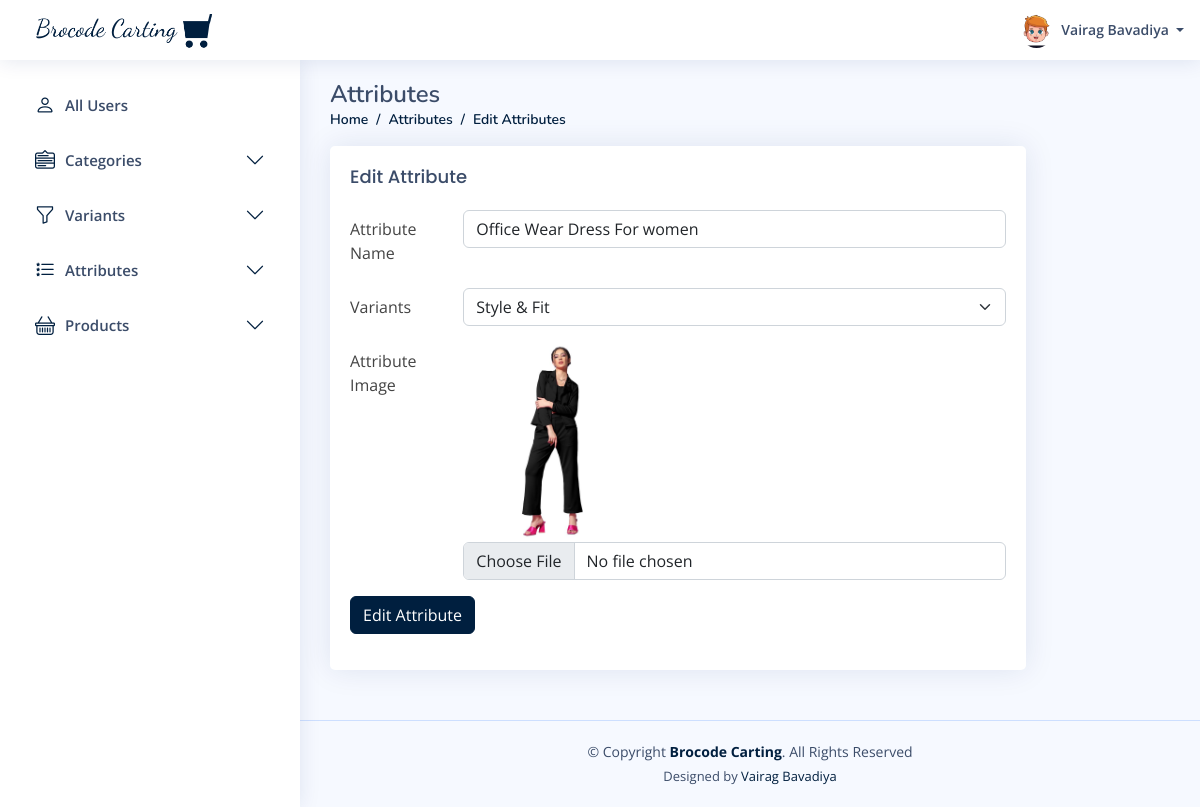
Screenshot of /admin/attributes/edit.php?id=31 (signed in) with the database file from the repository.
### tables this page shows
CREATE TABLE `users` (
  `id` int(20) NOT NULL,
  `u_name` varchar(50) NOT NULL,
  `email` varchar(50) NOT NULL,
  `phone_no` varchar(10) NOT NULL,
  `client_id` varchar(100) DEFAULT NULL,
  `password` varchar(10) NOT NULL,
  `u_type_id` int(20) NOT NULL,
  `u_profile` varchar(200) NOT NULL,
  `created_at` datetime NOT NULL,
  `updated_at` datetime NOT NULL,
  `created_by` int(20) DEFAULT NULL,
  `updated_by` int(20) DEFAULT NULL,
  `is_active` tinyint(1) NOT NULL,
  `is_delete` tinyint(1) DEFAULT NULL
);

CREATE TABLE `attribute` (
  `id` int(20) NOT NULL,
  `variants_id` int(20) NOT NULL,
  `attribute_name` varchar(50) NOT NULL,
  `attribute_image` longtext DEFAULT NULL,
  `created_by` int(20) DEFAULT NULL,
  `updated_by` int(20) DEFAULT NULL,
  `created_at` datetime DEFAULT NULL,
  `updated_at` datetime DEFAULT NULL,
  `is_active` tinyint(1) NOT NULL,
  `is_delete` tinyint(1) DEFAULT NULL
);

CREATE TABLE `variants` (
  `id` int(20) NOT NULL,
  `var_name` varchar(50) NOT NULL,
  `created_at` datetime DEFAULT NULL,
  `updated_at` datetime DEFAULT NULL,
  `created_by` int(20) DEFAULT NULL,
  `updated_by` int(20) DEFAULT NULL,
  `is_active` tinyint(1) NOT NULL,
  `is_delete` tinyint(1) DEFAULT NULL
);

### admin/attributes/edit.php (the view, shortened to what this page needs)
<?php require("../config.php");
include("../header.php");
$id = $_GET['id'];
$sql = "SELECT * FROM attribute where id = " . $id;
$result = $conn->query($sql);
$row = mysqli_fetch_assoc($result);
?>
<main id="main" class="main">
    <div class="pagetitle">
        <h1>Attributes</h1>
        <nav>
            <ol class="breadcrumb">
                <li class="breadcrumb-item"><a href="/e-commerce/admin/dashboard.php">Home</a></li>
                <li class="breadcrumb-item"><a href="/e-commerce/admin/attributes/all.php">Attributes</a></li>
                <li class="breadcrumb-item">Edit Attributes</li>
            </ol>
        </nav>
    </div>
    <section class="section">
        <div class="row">
            <div class="col-lg-10">
                <div class="card">
                    <div class="card-body">
                        <h5 class="card-title">Edit Attribute</h5>
                        <form method="post" enctype="multipart/form-data">
                            <div class="row mb-3">
                                <label for="inputText" class="col-sm-2 col-form-label">Attribute Name</label>
                                <div class="col-sm-10">
                                    <input type="text" name="attribute_name" value="<?php echo $row['attribute_name']; ?>" class="form-control" required />
                                </div>
                            </div>
                            <div class="row mb-3">
                                <label for="inputText" class="col-sm-2 col-form-label">Variants</label>
                                <div class="col-sm-10">
                                    <select class="form-select" name="variants" id="variants">
                                        <?php
                                        $query = "SELECT *  from variants";
                                        if ($var_result = $conn->query($query)) {
                                            while ($var_row = $var_result->fetch_assoc()) {
                                        ?>
                                                <option value="<?php echo $var_row['id']; ?>" <?php if ($var_row['id'] == $row['variants_id']) echo "selected"; ?>><?php echo $var_row['var_name']; ?></option>
                                        <?php
                                            }
                                        }
                                        ?>
                                    </select>
                                </div>
                            </div>
                            <div class="row mb-3">
                                <label class="col-sm-2 col-form-label">Attribute Image</label>
                                <div class="col-sm-10">
                                    <?php
                                    if (!is_null($row['attribute_image'])) {
                                    ?>
                                        <img width="150px" src="<?php echo $row['attribute_image']; ?>">
                                    <?php
                                    }
                                    ?>
                                    <input class="form-control" name="file_upload" type="file" id="formFile" />
                                </div>
                            </div>
                            <div class="row mb-3">
                                <div class="col-sm-6">
                                    <button type="submit" name="edit" class="btn btn-primary">edit Attribute</button>
                                </div>
                            </div>
                        </form>
                    </div>
                </div>
            </div>
        </div>
    </section>
</main>
<?php include("../footer.php"); ?>

### admin/header.php (shortened to what this page needs)
<?php
require("config.php");
?>
<!DOCTYPE html>
<html lang="en">
<head>
    <link rel="stylesheet" href="https://cdnjs.cloudflare.com/ajax/libs/font-awesome/4.7.0/css/font-awesome.min.css">
    <link href="/e-commerce/admin/assets/vendor/bootstrap/css/bootstrap.min.css" rel="stylesheet">
    <link href="/e-commerce/admin/assets/vendor/bootstrap-icons/bootstrap-icons.css" rel="stylesheet">
    <link href="/e-commerce/admin/assets/vendor/boxicons/css/boxicons.min.css" rel="stylesheet">
    <link href="/e-commerce/admin/assets/vendor/quill/quill.snow.css" rel="stylesheet">
    <link href="/e-commerce/admin/assets/vendor/quill/quill.bubble.css" rel="stylesheet">
    <link href="/e-commerce/admin/assets/vendor/remixicon/remixicon.css" rel="stylesheet">
    <link href="/e-commerce/admin/assets/vendor/simple-datatables/style.css" rel="stylesheet">
    <link href="/e-commerce/admin/assets/css/style.css" rel="stylesheet">
</head>
<body>
    <header id="header" class="header fixed-top d-flex align-items-center">
        <div class="d-flex align-items-center justify-content-between">
            <a href="/e-commerce/admin/dashboard.php" class="logo d-flex align-items-center">
                <img src="/e-commerce/img/logo-color.png" alt="">
            </a>
        </div>
        <nav class="header-nav ms-auto">
            <ul class="d-flex align-items-center">
                <li class="nav-item dropdown pe-3">
                    <a class="nav-link nav-profile d-flex align-items-center pe-0" href="#" data-bs-toggle="dropdown">
                        <?php
                        $sql = "SELECT u.id,u.u_name,u.email,u.phone_no,u.u_profile,u.is_active,ut.type_name FROM users as u,user_type as ut where u.id = " . $_SESSION['id'];
                        $result = $conn->query($sql);
                        $row = mysqli_fetch_assoc($result);
                        ?>
                        <?php if ($row['u_profile']) : ?>
                            <img src="/e-commerce/admin/<?php echo $row['u_profile']; ?>" alt="Profile" class="rounded-circle">
                            <?php else: ?>
                            <img src="/e-commerce/admin/user_images/default.avif" alt="" width="35" height="35" class="rounded-circle">
                        <?php endif; ?>
                        <span class="d-none d-md-block dropdown-toggle ps-2">
                            <?php echo $row['u_name']; ?> </span>
                    </a>
                </li>
            </ul>
        </nav>
    </header>
    <aside id="sidebar" class="sidebar">
        <ul class="sidebar-nav" id="sidebar-nav">
            <li class="nav-item">
                <a class="nav-link collapsed" data-bs-target="#users-nav" href="/e-commerce/admin/allusers.php" aria-expanded="false">
                    <i class="bi bi-person"></i>
                    <span>All Users</span>
                </a>
            </li>
            <li class="nav-item">
                <a class="nav-link collapsed" data-bs-target="#components-nav" data-bs-toggle="collapse" href="#" aria-expanded="false">
                    <i class="bi bi-menu-down"></i>
                    <span>Categories</span>
                    <i class="bi bi-chevron-down ms-auto"></i>
                </a>
            </li>
            <li class="nav-item">
                <a class="nav-link collapsed" data-bs-target="#variants-nav" data-bs-toggle="collapse" href="#">
                    <i class="bi bi-funnel"></i><span>Variants</span><i class="bi bi-chevron-down ms-auto"></i>
                </a>
            </li>
            <li class="nav-item">
                <a class="nav-link collapsed" data-bs-target="#attributes-nav" data-bs-toggle="collapse" href="#">
                    <i class="bi bi-list-stars"></i><span>Attributes</span><i class="bi bi-chevron-down ms-auto"></i>
                </a>
            </li>
            <li class="nav-item">
                <a class="nav-link collapsed" data-bs-target="#products-nav" data-bs-toggle="collapse" href="#">
                    <i class="bi bi-basket"></i><span>Products</span><i class="bi bi-chevron-down ms-auto"></i>
                </a>
            </li>
        </ul>
    </aside>

### admin/assets/css/style.css (style rules this page uses)
:root { scroll-behavior: smooth; }
body { font-family: "Open Sans", sans-serif; background: #f6f9ff; color: #444444; }
a { color: #001F3F; text-decoration: none; }
h1, h2, h3, h4, h5, h6 { font-family: "Nunito", sans-serif; }
#main { margin-top: 60px; padding: 20px 30px; transition: all 0.3s; }
.pagetitle { margin-bottom: 10px; }
.pagetitle h1 { font-size: 24px; margin-bottom: 0; font-weight: 600; color: #3b4c69; }
.card { margin-bottom: 30px; border: none; border-radius: 5px; box-shadow: 0px 0 30px rgba(1, 41, 112, 0.1); }
.card-title { padding: 20px 0 15px 0; font-size: 18px; font-weight: 500; color: #3b4c69; font-family: "Poppins", sans-serif; }
.card-body { padding: 0 20px 20px 20px; }
.breadcrumb { font-size: 14px; font-family: "Nunito", sans-serif; color: #001F3F; font-weight: 600; }
.breadcrumb a { color: #001F3F; transition: 0.3s; }
.breadcrumb .breadcrumb-item::before { color: #001F3F; }
.logo { line-height: 1; }
@media (min-width: 1200px) { .logo { width: 280px; } }
.logo img { max-height: 26px; margin-right: 6px; }
.header { transition: all 0.5s; z-index: 997; height: 60px; box-shadow: 0px 2px 20px rgba(1, 41, 112, 0.1); background-color: #fff; padding-left: 20px; }
.header-nav ul { list-style: none; }
.header-nav>ul { margin: 0; padding: 0; }
.header-nav .nav-profile { color: #3b4c69; }
.header-nav .nav-profile img { max-height: 36px; }
.header-nav .nav-profile span { font-size: 14px; font-weight: 600; }
.sidebar { position: fixed; top: 60px; left: 0; bottom: 0; width: 300px; z-index: 996; transition: all 0.3s; padding: 20px; overflow-y: auto; scrollbar-width: thin; scrollbar-color: #aab7cf transparent; box-shadow: 0px 0px 20px rgba(1, 41, 112, 0.1); background-color: #fff; }
@media (min-width: 1200px) { #main, #footer { margin-left: 300px; } }
.sidebar-nav { padding: 0; margin: 0; list-style: none; }
.sidebar-nav li { padding: 0; margin: 0; list-style: none; }
.sidebar-nav .nav-item { margin-bottom: 5px; }
.sidebar-nav .nav-link { display: flex; align-items: center; font-size: 15px; font-weight: 600; color: #001F3F; transition: 0.3; background: #f6f9ff; padding: 10px 15px; border-radius: 4px; }
.sidebar-nav .nav-link i { font-size: 16px; margin-right: 10px; color: #001F3F; }
.sidebar-nav .nav-link.collapsed { color: #3b4c69; background: #fff; }
.sidebar-nav .nav-link.collapsed i { color: #001F3F; }
.sidebar-nav .nav-link .bi-chevron-down { margin-right: 0; transition: transform 0.2s ease-in-out; }

### admin/header.php (style rules this page uses)
.sidebar-nav .nav-link i { font-size: 20px; }
.logo img { max-height: 50px; }
.btn { text-transform: capitalize; }
.btn-primary, .btn:focus-visible, .btn-check:checked+.btn, .btn.active, .btn.show, .btn:first-child:active, :not(.btn-check)+.btn:active { background-color: #001F3F; border-color: #001F3F; box-shadow: none; }

### rows the page displays
users: u_profile (picture), u_name "Vairag Bavadiya"
attribute: attribute_name "Office Wear Dress For women", variants "Style & Fit", attribute_image (picture)
